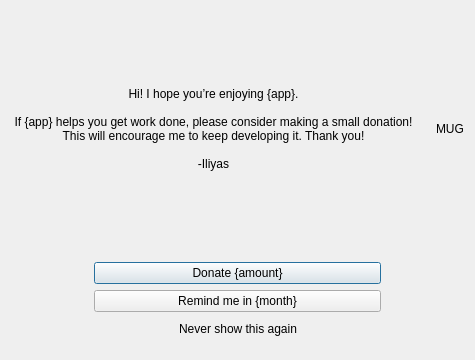
<?xml version="1.0" encoding="UTF-8"?>
<ui version="4.0">
 <class>DonatePrompt</class>
 <widget class="QDialog" name="DonatePrompt">
  <property name="geometry">
   <rect>
    <x>0</x>
    <y>0</y>
    <width>475</width>
    <height>360</height>
   </rect>
  </property>
  <property name="windowTitle">
   <string/>
  </property>
  <layout class="QVBoxLayout" name="verticalLayout_2">
   <item>
    <spacer name="verticalSpacer_2">
     <property name="orientation">
      <enum>Qt::Orientation::Vertical</enum>
     </property>
     <property name="sizeHint" stdset="0">
      <size>
       <width>20</width>
       <height>40</height>
      </size>
     </property>
    </spacer>
   </item>
   <item>
    <layout class="QHBoxLayout" name="horizontalLayout">
     <property name="spacing">
      <number>20</number>
     </property>
     <item>
      <spacer name="horizontalSpacer">
       <property name="orientation">
        <enum>Qt::Orientation::Horizontal</enum>
       </property>
       <property name="sizeHint" stdset="0">
        <size>
         <width>40</width>
         <height>20</height>
        </size>
       </property>
      </spacer>
     </item>
     <item>
      <widget class="QLabel" name="label">
       <property name="text">
        <string>Hi! I hope you’re enjoying {app}.

If {app} helps you get work done, please consider making a small donation! This will encourage me to keep developing it. Thank you!

-Iliyas</string>
       </property>
       <property name="alignment">
        <set>Qt::AlignmentFlag::AlignCenter</set>
       </property>
       <property name="wordWrap">
        <bool>true</bool>
       </property>
       <property name="textInteractionFlags">
        <set>Qt::TextInteractionFlag::NoTextInteraction</set>
       </property>
      </widget>
     </item>
     <item>
      <widget class="QLabel" name="mugshot">
       <property name="text">
        <string notr="true">MUG</string>
       </property>
       <property name="textInteractionFlags">
        <set>Qt::TextInteractionFlag::NoTextInteraction</set>
       </property>
      </widget>
     </item>
     <item>
      <spacer name="horizontalSpacer_2">
       <property name="orientation">
        <enum>Qt::Orientation::Horizontal</enum>
       </property>
       <property name="sizeHint" stdset="0">
        <size>
         <width>40</width>
         <height>20</height>
        </size>
       </property>
      </spacer>
     </item>
    </layout>
   </item>
   <item>
    <spacer name="verticalSpacer">
     <property name="orientation">
      <enum>Qt::Orientation::Vertical</enum>
     </property>
     <property name="sizeHint" stdset="0">
      <size>
       <width>20</width>
       <height>40</height>
      </size>
     </property>
    </spacer>
   </item>
   <item>
    <widget class="QStackedWidget" name="stackedWidget">
     <property name="currentIndex">
      <number>0</number>
     </property>
     <widget class="QWidget" name="page">
      <layout class="QGridLayout" name="gridLayout_2">
       <item row="3" column="4">
        <spacer name="horizontalSpacer_5">
         <property name="orientation">
          <enum>Qt::Orientation::Horizontal</enum>
         </property>
         <property name="sizeHint" stdset="0">
          <size>
           <width>40</width>
           <height>20</height>
          </size>
         </property>
        </spacer>
       </item>
       <item row="1" column="1" colspan="3">
        <widget class="QPushButton" name="donateButton">
         <property name="text">
          <string>Donate {amount}</string>
         </property>
         <property name="default">
          <bool>true</bool>
         </property>
        </widget>
       </item>
       <item row="3" column="2">
        <widget class="QPushButton" name="byeButton">
         <property name="text">
          <string>Never show this again</string>
         </property>
         <property name="flat">
          <bool>true</bool>
         </property>
        </widget>
       </item>
       <item row="3" column="1">
        <spacer name="horizontalSpacer_3">
         <property name="orientation">
          <enum>Qt::Orientation::Horizontal</enum>
         </property>
         <property name="sizeHint" stdset="0">
          <size>
           <width>40</width>
           <height>20</height>
          </size>
         </property>
        </spacer>
       </item>
       <item row="3" column="3">
        <spacer name="horizontalSpacer_6">
         <property name="orientation">
          <enum>Qt::Orientation::Horizontal</enum>
         </property>
         <property name="sizeHint" stdset="0">
          <size>
           <width>40</width>
           <height>20</height>
          </size>
         </property>
        </spacer>
       </item>
       <item row="3" column="0">
        <spacer name="horizontalSpacer_4">
         <property name="orientation">
          <enum>Qt::Orientation::Horizontal</enum>
         </property>
         <property name="sizeHint" stdset="0">
          <size>
           <width>40</width>
           <height>20</height>
          </size>
         </property>
        </spacer>
       </item>
       <item row="2" column="1" colspan="3">
        <widget class="QPushButton" name="postponeButton">
         <property name="sizePolicy">
          <sizepolicy hsizetype="MinimumExpanding" vsizetype="Fixed">
           <horstretch>0</horstretch>
           <verstretch>0</verstretch>
          </sizepolicy>
         </property>
         <property name="text">
          <string>Remind me in {month}</string>
         </property>
        </widget>
       </item>
      </layout>
     </widget>
     <widget class="QWidget" name="page_2">
      <layout class="QVBoxLayout" name="verticalLayout">
       <item>
        <widget class="QLabel" name="thanksLabel">
         <property name="text">
          <string>THANK YOU!</string>
         </property>
         <property name="alignment">
          <set>Qt::AlignmentFlag::AlignCenter</set>
         </property>
        </widget>
       </item>
      </layout>
     </widget>
    </widget>
   </item>
  </layout>
 </widget>
 <tabstops>
  <tabstop>donateButton</tabstop>
  <tabstop>postponeButton</tabstop>
  <tabstop>byeButton</tabstop>
 </tabstops>
 <resources/>
 <connections/>
</ui>
